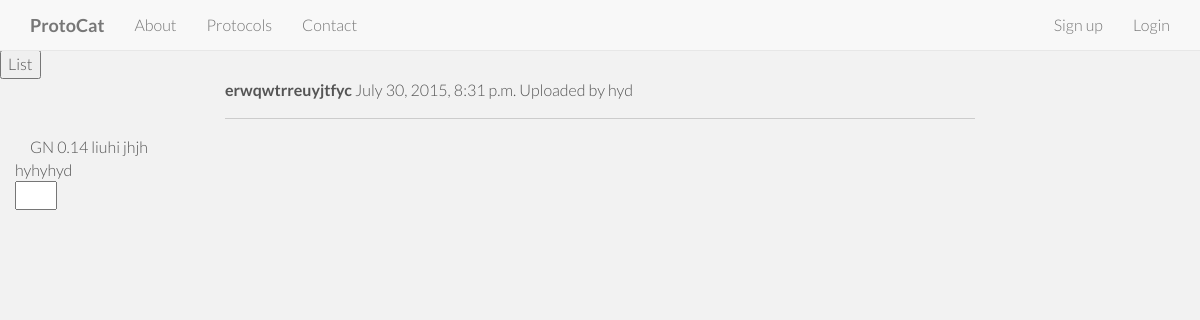
/protocol_display/10/, run on the app's committed database.
### protocat_app/models.py (models this page shows)
class Protocol(models.Model):
    id = models.AutoField(primary_key=True)
    title = models.TextField()
    author = models.CharField(max_length=50)
    date_of_upload = datetime.now()
    description = models.TextField(default='')
    protocol_type = models.CharField(max_length=2, choices=PROTOCOL_TYPES, null=True)
    rating = models.DecimalField(
        validators=[MinValueValidator(0.0), MaxValueValidator(5.0)],
        max_digits=3, decimal_places=2, default=2.50)
    num_ratings = models.IntegerField(default=0)
    user_rated = models.TextField(default='')
    reagents = models.TextField(default='')
    protocol = models.TextField(default='')

### protocat_app/views.py (the view)
# urls.py: url(r'^protocol_display/(?P<protocol_id>[0-9]+)/$', views.protocol_display, name='protocol_display'),
def protocol_display(request, protocol_id):
    protocol_items = Protocol.objects.get(id=protocol_id)
    current_user = str(request.user)
    return render(request, 'protocat_app/protocol_display.html', {'protocol_items':protocol_items, 'current_user':current_user})

### protocat_app/templates/protocat_app/protocol_display.html (shortened to what this page needs)
{% extends 'base.html' %}
{% load staticfiles %}
{% block content %}
<form action="/protocol_list">
    <input type="submit" value="List">
</form>
    <div class="container">
        <div class="row">
            <div class="col-md-2"></div>
            <div class="col-md-8">
                <strong>{{protocol_items.title}}</strong>
                {{protocol_items.date_of_upload}}
                Uploaded by {{protocol_items.author}}
                <hr>
            </div>
            <div class="col-md-2"></div>
        </div>
        {{protocol_items.protocol_type}}
        {{protocol_items.rating}}
        {{protocol_items.reagents}}
        {{protocol_items.protocol}}
    <div class="row">
    {{protocol_items.user_rated}}
    {% if current_user not in protocol_items.user_rated %}
    <br>
        <form method="POST" action="/rating/{{protocol_items.id}}/">
            <input type="number" name="rating" min="1" max="5">
        </form>
    <br>
    {% endif %}
{% endblock %}

### protocat_app/static/stylesheets/root_index.css (style rules this page uses)
body { background-color: #f2f2f2; font-family: "Lato"; font-weight: 300; font-size: 16px; color: #555; padding-top: 50px; -webkit-font-smoothing: antialiased; -webkit-overflow-scrolling: touch; }
hr { display: block; height: 1px; border: 0; border-top: 1px solid #ccc; margin: 1em 0; padding: 0; }

### data on the page
Protocol: title "erwqwtrreuyjtfyc", date_of_upload "July 30, 2015, 8:31 p.m.", author "hyd", protocol_type "GN", rating "0.14", reagents "liuhi", protocol "jhjh", user_rated "hyhyhyd"
